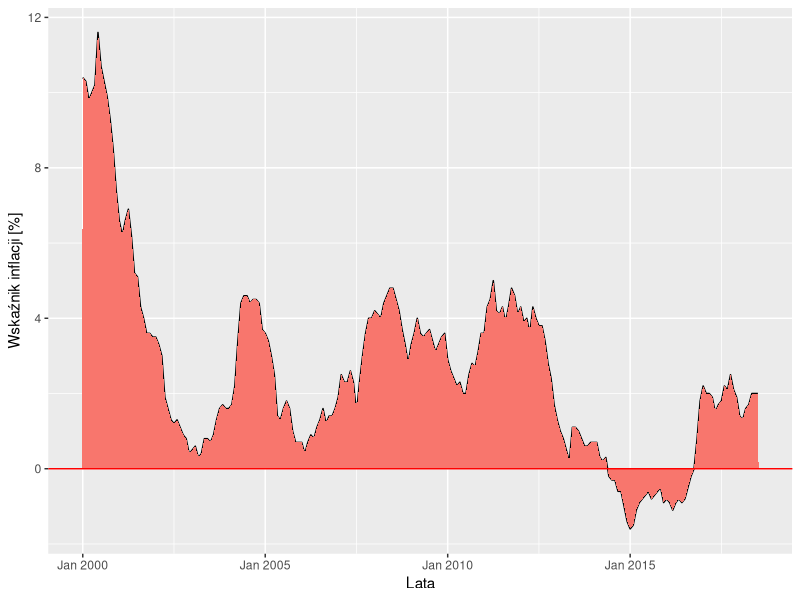

Write R code to recreate this figure.
## ---- chunk 1
require(ggplot2)
require(zoo)
inflacja <- as.data.frame(read.csv2("wskaznik_inflacji.csv", sep = "\t", col.names = c("Date", "Value"), stringsAsFactors=FALSE))
inflacja[,2] <- as.numeric(inflacja[,2])
inflacja <- inflacja[nrow(inflacja):1,] #Odwracam koljenosc danych w tabeli
inflacja[,1] <- as.yearmon(inflacja[,1], format="%m-%Y") #Zamieniam typ elementów na yearmon
## ---- chunk 2
ggplot(data = inflacja, aes(x = Date, y = Value)) +
  geom_line() + 
  geom_area(aes(fill = "red")) +
  guides(fill = FALSE) +
  labs(x = "Lata", y = "Wskaźnik inflacji [%]") + geom_hline(yintercept = 0, color = "red")
